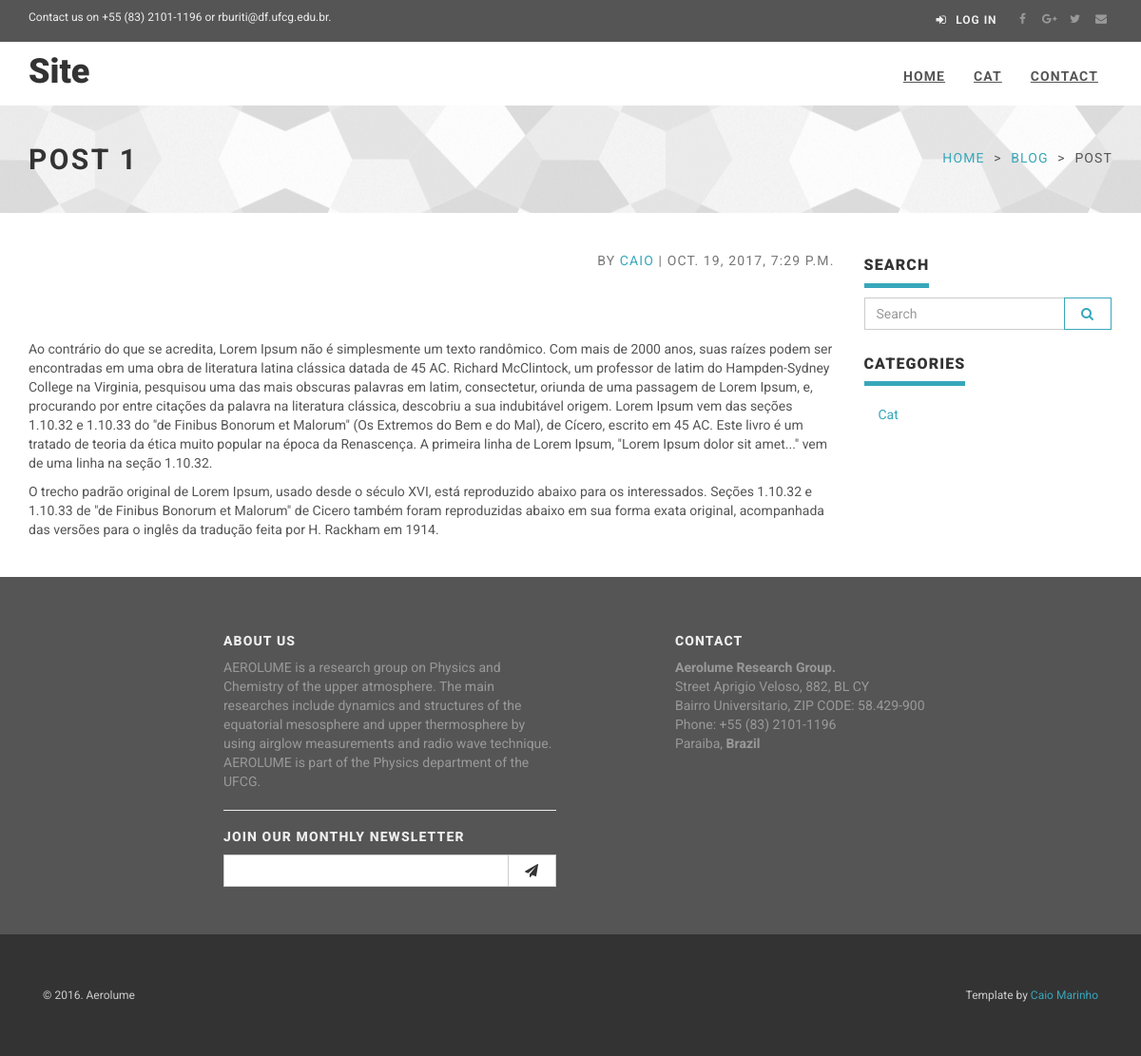
The page /post/post-1 on the database its author committed.
### app/models.py (models this page shows, shortened)
class TimeStamped(models.Model):
    class Meta:
        abstract = True
    created_at = models.DateTimeField(auto_now_add=True)
    published_at = models.DateTimeField(auto_now=True)

class Category(TimeStamped):
    class Meta:
        verbose_name = "Category"
        verbose_name_plural = "Categories"
    name = models.CharField(max_length=100, unique=True)
    slug = models.SlugField(unique=True, blank=True, null=True)
    is_visible = models.BooleanField(default=True)
    @permalink
    def get_absolute_url(self):
        return ('category', None, {'slug': self.slug})

class Post(TimeStamped):
    title = models.CharField(max_length=150)
    text = RichTextField()
    category = models.ForeignKey(Category, on_delete=models.CASCADE)
    is_visible = models.BooleanField(default=True)
    author = models.ForeignKey(User, null=True, blank=True, on_delete=models.CASCADE)
    slug = models.SlugField(unique=True)

### app/views.py (the view)
# urls.py: url(r'^post/(?P<slug>[^\.]+)', views.view_post, name='view_post'),
def view_post(request, slug):
    categories = Category.objects.filter(is_visible=True).order_by('-created_at')
    return render_to_response('post.html', {'post': get_object_or_404(Post, slug=slug),
                                            'categories': categories},
                              context_instance=RequestContext(request))

### app/templates/post.html (shortened to what this page needs)
{% extends 'base.html' %}
{% load staticfiles %}
{% block content %}
    <div id="heading-breadcrumbs">
        <div class="container">
            <div class="row">
                <div class="col-md-7">
                    <h1>{{ post.title }}</h1>
                </div>
                <div class="col-md-5">
                    <ul class="breadcrumb">
                        <li><a href="/">Home</a>
                        </li>
                        <li><a href="#">Blog</a>
                        </li>
                        <li>Post</li>
                    </ul>
                </div>
            </div>
        </div>
    </div>
    <div id="content">
        <div class="container">
            <div class="row">
                <div class="col-md-9" id="blog-post" style="margin-bottom: 20px;">
                    <p class="text-muted text-uppercase mb-small text-right">By <a href="#">{{ post.author }}</a>
                        | {{ post.created_at }}</p>
                    <div id="post-content">
                        {{ post.text|safe }}
                    </div>
                </div>
                <div class="col-md-3">
                    <div class="panel panel-default sidebar-menu">
                        <div class="panel-heading">
                            <h3 class="panel-title">Search</h3>
                        </div>
                        <div class="panel-body">
                            <form role="search" action="/search" method="get">{% csrf_token %}
                                <div class="input-group">
                                    <input type="text" name="q" class="form-control" placeholder="Search"/>
                                        <span class="input-group-btn">
                                            <button type="submit" class="btn btn-template-main">
                                                <i class="fa fa-search"></i>
                                            </button>
                                		</span>
                                </div>
                            </form>
                        </div>
                    </div>
                    <div class="panel panel-default sidebar-menu">
                        <div class="panel-heading">
                            <h3 class="panel-title">Categories</h3>
                        </div>
                        <div class="panel-body">
                            <ul class="nav nav-pills nav-stacked">
                                {% for cat in categories %}
                                    <li><a href="{{ cat.get_absolute_url }}">{{ cat.name }}</a>
                                    </li>
                                {% empty %}
                                    <li><a href="#">Sem categorias.</a>
                                    </li>
                                {% endfor %}
                            </ul>
                        </div>
                    </div>
                </div>
            </div>
        </div>
    </div>
{% endblock %}

### app/templates/base.html (shortened to what this page needs)
{% load staticfiles %}
<!DOCTYPE html>
<html lang="en">
{% block head %}
    {% include 'head.html' %}
    <link href="https://cdnjs.cloudflare.com/ajax/libs/sweetalert/1.1.3/sweetalert.min.css" rel="stylesheet">
    <link rel="stylesheet" href="{% static 'js/fullcalendar/fullcalendar.min.css' %}">
    <link rel="stylesheet" href="{% static 'js/fullcalendar/fullcalendar.print.css' %}" media="print">
{% endblock %}
<body>
<div id="all">
    {% include 'header.html' %}
    {% block content %}
    {% endblock %}
    {% include 'footer.html' %}
</div>
</body>
</html>

### app/templates/head.html (shortened to what this page needs)
{% load staticfiles %}
<head>
    <link rel="stylesheet" href="http://maxcdn.bootstrapcdn.com/font-awesome/4.3.0/css/font-awesome.min.css">
    <link rel="stylesheet" href="http://maxcdn.bootstrapcdn.com/bootstrap/3.3.2/css/bootstrap.min.css">
    <link href="{% static 'css/animate.css' %}" rel="stylesheet">
    <link href="{% static 'css/style.default.css' %}" rel="stylesheet" id="theme-stylesheet">
    <link href="{% static 'css/custom.css' %}" rel="stylesheet">
    <link href="{% static 'css/owl.carousel.css' %}" rel="stylesheet">
    <link href="{% static 'css/owl.theme.css' %}" rel="stylesheet">
</head>

### app/templates/header.html (shortened to what this page needs)
{% load staticfiles %}
<header>
    <div id="top">
        <div class="container">
            <div class="row">
                <div class="col-xs-5 contact">
                    <p class="hidden-sm hidden-xs">Contact us on +55 (83) 2101-1196 or rburiti@df.ufcg.edu.br.</p>
                </div>
                <div class="col-xs-7">
                    <div class="social">
                        <a href="#" class="external facebook" data-animate-hover="pulse"><i
                                class="fa fa-facebook"></i></a>
                        <a href="#" class="external gplus" data-animate-hover="pulse"><i
                                class="fa fa-google-plus"></i></a>
                        <a href="#" class="external twitter" data-animate-hover="pulse"><i
                                class="fa fa-twitter"></i></a>
                        <a href="#" class="email" data-animate-hover="pulse"><i class="fa fa-envelope"></i></a>
                    </div>
                    <div class="login">
                        <a href="/admin"><i class="fa fa-sign-in"></i>
                            <span class="hidden-xs text-uppercase">Log in</span></a>
                    </div>
                </div>
            </div>
        </div>
    </div>
    <div class="navbar-affixed-top" data-spy="affix" data-offset-top="200">
        <div class="navbar navbar-default yamm" role="navigation" id="navbar">
            <div class="container">
                <div class="navbar-header">
                    <a class="navbar-brand home" href="/">
                        <h1 style="margin-top: 2px;"> Site</h1>
                    </a>
                </div>
                <div class="navbar-collapse collapse" id="navigation">
                    <ul class="nav navbar-nav navbar-right">
                        <li id="home" class="">
                            <a href="/">Home</a>
                        </li>
                        {% for cat in categories %}
                            <li id="{{ cat.name }}" class="">
                                <a href="{{ cat.get_absolute_url }}">{{ cat.name }}</a>
                            </li>
                        {% endfor %}
                        <li id="contact" class="">
                            <a href="/contact">Contact</a>
                        </li>
                    </ul>
                </div>
            </div>
        </div>
    </div>
</header>

### app/templates/footer.html (shortened to what this page needs)
{% load staticfiles %}
<footer id="footer">
    <div class="container">
        <div class="col-md-4 col-md-offset-2 col-sm-6 ">
            <h4>About us</h4>
            <p>AEROLUME is a research group on Physics and Chemistry of the upper atmosphere. The main researches
                include dynamics and structures of the equatorial mesosphere and upper thermosphere by using airglow
                measurements and radio wave technique. AEROLUME is part of the Physics department of the UFCG.</p>
            <hr>
            <h4>Join our monthly newsletter</h4>
            <form method="post" action="/submit-news">
                <div class="input-group">
                    <input type="email" class="form-control" name="email" required>
                    <span class="input-group-btn">
                        <button class="btn btn-default" type="submit"><i class="fa fa-send"></i></button>
                    </span>
                </div>
            </form>
        </div>
        <div class="col-md-4 col-md-offset-1 col-sm-6">
            <h4>Contact</h4>
            <p><strong>Aerolume Research Group.</strong>
                <br>Street Aprigio Veloso, 882, BL CY
                <br>Bairro Universitario, ZIP CODE: 58.429-900
                <br>Phone: +55 (83) 2101-1196
                <br>Paraiba, <strong>Brazil</strong>
                <br>
            </p>
        </div>
    </div>
</footer>
<div id="copyright">
    <div class="container">
        <div class="col-md-12">
            <p class="pull-left">&copy; 2016. Aerolume </p>
            <p class="pull-right">Template by <a href="http://caiomarinho.me">Caio Marinho</a>
            </p>
        </div>
    </div>
</div>

### static/css/custom.css (style rules this page uses)
@media screen and (min-width: 0px) { .hero > hgroup > h1,h2,h3 { color: #ffffff; } }

### static/js/fullcalendar/fullcalendar.print.css (style rules this page uses)
th, td, hr, thead, tbody, .fc-row { border-color: #ccc !important; background: #fff !important; }

### rows shown on the page
Category: name "CAT", name "Cat"
Post: title "POST 1", author "CAIO", created_at "OCT. 19, 2017, 7:29 P.M.", text "Ao contrário do que se acredita, Lorem Ipsum não é simplesmente um texto randômico. Com mais de 2000 anos, suas raízes podem ser encontradas em uma obra de literatura latina clássica datada de 45 AC. Richard McClintock, um professor de latim do Hampden-Sydney College na Virginia, pesquisou uma das mais obscuras palavras em latim, consectetur, oriunda de uma passagem de Lorem Ipsum, e, procurando por entre citações da palavra na literatura clássica, descobriu a sua indubitável origem. Lorem Ipsum vem das seções 1.10.32 e 1.10.33 do \"de Finibus Bonorum et Malorum\" (Os Extremos do Bem e do Mal), de Cícero, escrito em 45 AC. Este livro é um tratado de teoria da ética muito popular na época da…"
